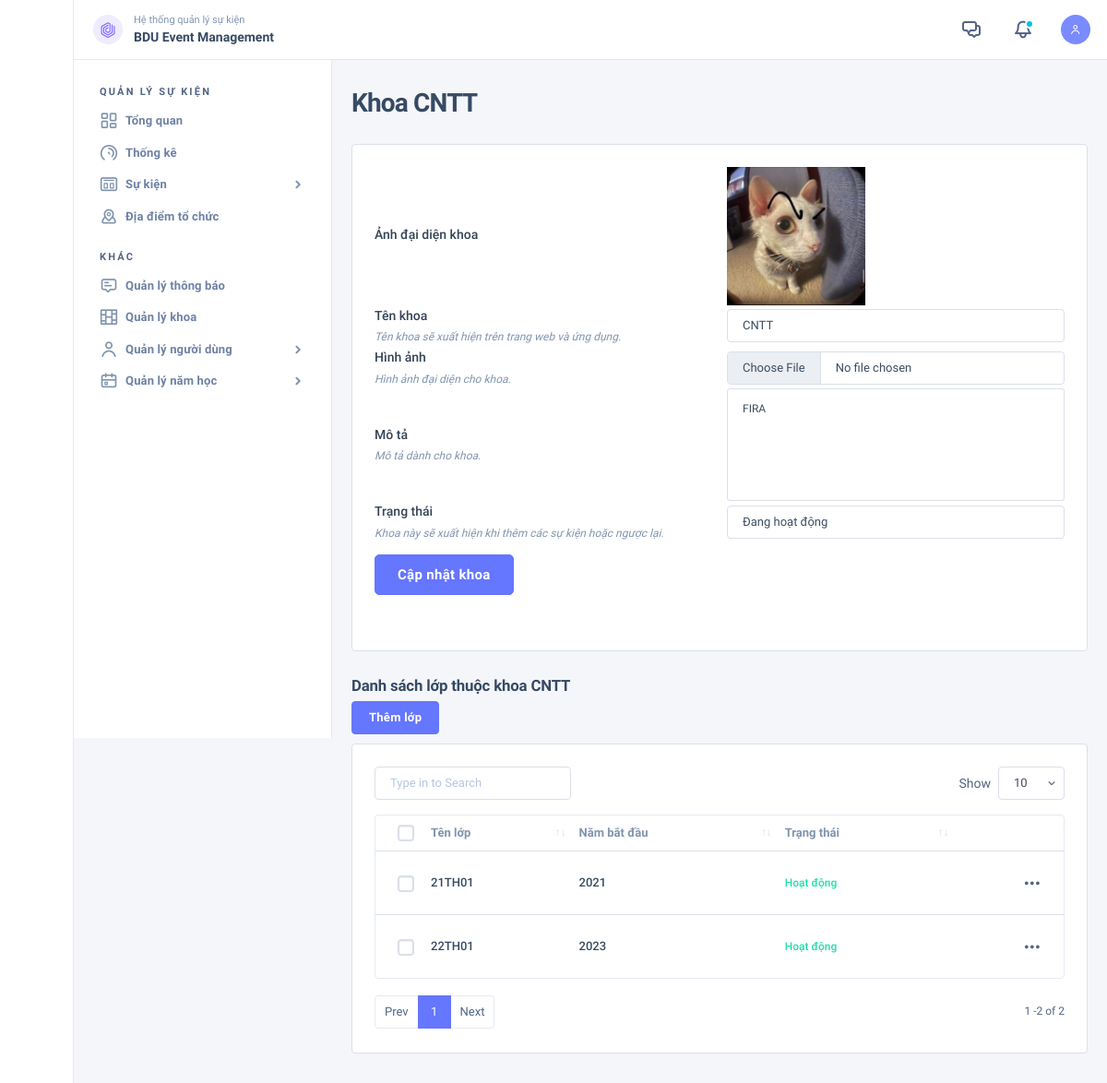
/qlsk/fal-detail.php?id=2 (signed in), run on the app's committed database.
### tables this page shows
CREATE TABLE `khoa` (
  `MaKhoa` int(11) NOT NULL,
  `TenKhoa` varchar(500) DEFAULT NULL,
  `TrangThai` bit(1) DEFAULT NULL,
  `LuuY` varchar(2000) DEFAULT NULL,
  `HinhAnh` varchar(2000) DEFAULT NULL,
  `MoTa` varchar(2000) DEFAULT NULL
);

CREATE TABLE `lop` (
  `MaLop` int(11) NOT NULL,
  `MaKhoa` int(11) DEFAULT NULL,
  `TenLop` varchar(200) DEFAULT NULL,
  `TrangThai` bit(1) DEFAULT NULL,
  `LuuY` varchar(500) DEFAULT NULL,
  `MoTa` varchar(5000) DEFAULT NULL,
  `NamBatDau` year(4) DEFAULT NULL
);

### qlsk/fal-detail.php (the view, shortened to what this page needs)
<?php
include 'shared/header.php';
include 'core/connector.php';
$id = $_GET['id'];
$get_fal = $conn->query("SELECT * FROM khoa WHERE MaKhoa = '$id'");
if ($get_fal->num_rows > 0) {
    $fal = $get_fal->fetch_assoc();
    ?>
    <div class="nk-content ">
        <div class="container-fluid">
            <div class="nk-content-inner">
                <div class="nk-content-body">
                    <div class="nk-block-head nk-block-head-sm">
                        <div class="nk-block-between">
                            <div class="nk-block-head-content">
                                <h3 class="nk-block-title page-title">Khoa <?php echo $fal['TenKhoa'] ?></h3>
                            </div>
                        </div>
                    </div>
                    <div class="nk-block">
                        <div class="row g-gs flex-row-reverse">
                            <div class="col-xxl-5" style="height: 550px">
                                <div class="card card-bordered h-100">
                                    <div class="card-inner">
                                        <form enctype="multipart/form-data" id="fal-info-form">
                                            <div class="row g-3 align-center">
                                                <div class="col-md-6">
                                                    <div class="form-group">
                                                        <label class="form-label" for="addDescription">Ảnh đại diện khoa</label>
                                                    </div>
                                                </div>
                                                <div class="col-md-6">
                                                    <div class="form-control-wrap">
                                                        <img  id="preview" src="images/uploads/<?php echo $fal['HinhAnh'] ?>" style="width: 150px; height: 150px" />
                                                    </div>
                                                </div>
                                            </div>
                                            <div class="row g-3 align-center">
                                                <div class="col-md-6">
                                                    <div class="form-group">
                                                        <label class="form-label" for="fal-name">Tên khoa</label>
                                                        <span class="form-note">Tên khoa sẽ xuất hiện trên trang web và ứng dụng.</span>
                                                    </div>
                                                </div>
                                                <div class="col-md-6">
                                                    <div class="form-group">
                                                        <div class="form-control-wrap">
                                                            <input type="text" class="form-control" id="fal-name" required value="<?php echo $fal['TenKhoa'] ?>" name="fal-name">
                                                        </div>
                                                    </div>
                                                </div>
                                            </div>
                                            <div class="row g-3 align-center">
                                                <div class="col-md-6">
                                                    <div class="form-group">
                                                        <label class="form-label" for="slug">Hình ảnh</label>
                                                        <span class="form-note">Hình ảnh đại diện cho khoa.</span>
                                                    </div>
                                                </div>
                                                <div class="col-md-6">
                                                    <div class="form-group">
                                                        <div class="form-control-wrap">
                                                            <input type="file" class="form-control" onchange="previewImage()" id="fal-image" accept="image/jpeg, image/png"  name="fal-image">
                                                        </div>
                                                    </div>
                                                </div>
                                            </div>
                                            <div class="row g-3 align-center">
                                                <div class="col-md-6">
                                                    <div class="form-group">
                                                        <label class="form-label" for="addDescription">Mô tả</label>
                                                        <span class="form-note">Mô tả dành cho khoa.</span>
                                                    </div>
                                                </div>
                                                <div class="col-md-6">
                                                    <div class="form-control-wrap">
                                                        <textarea class="form-control form-control-sm no-resize"  required id="fal-desc" name="fal-desc"  placeholder="Mô tả khoa"><?php echo $fal['MoTa'] ?></textarea>
                                                    </div>
                                                </div>
                                            </div>
                                            <div class="row g-3 align-center">
                                                <div class="col-md-6">
                                                    <div class="form-group">
                                                        <label class="form-label" for="fal-name">Trạng thái</label>
                                                        <span class="form-note">Khoa này sẽ xuất hiện khi thêm các sự kiện hoặc ngược lại.</span>
                                                    </div>
                                                </div>
                                                <div class="col-md-6">
                                                    <div class="form-group">
                                                        <div class="form-control-wrap">
                                                            <select id="fal_status" name="fal_status" class="form-control" >
                                                                <option <?php echo $fal['TrangThai'] == 1 ? 'selected' : '' ?> value="1">Đang hoạt động</option>
                                                            </select>
                                                        </div>
                                                    </div>
                                                </div>
                                            </div>
                                            <div class="row g-3">
                                                <div class="col-12">
                                                    <div class="form-group mt-2">
                                                        <button type="submit" class="btn btn-lg btn-primary">Cập nhật khoa</button>
                                                    </div>
                                                </div>
                                            </div>
                                        </form>
                                    </div>
                                </div>
                            </div>
                            <div class="col-xxl-7">
                                <h6>Danh sách lớp thuộc khoa <?php echo $fal['TenKhoa'] ?></h6>
                                <button style="margin-bottom: 10px" type="button" class="btn btn-primary" data-bs-toggle="modal" data-bs-target="#modalDefault">Thêm lớp</button>
                                <div class="card card-bordered card-preview">
                                    <div class="card-inner">
                                        <table id="cate-list-table" class="datatable-init nk-tb-list nk-tb-ulist " data-export-title="Export" data-auto-responsive="false">
                                            <thead>
                                            <tr class="nk-tb-item nk-tb-head">
                                                <th class="nk-tb-col nk-tb-col-check">
                                                    <div class="custom-control custom-control-sm custom-checkbox notext">
                                                    </div>
                                                </th>
                                                <th class="nk-tb-col"><span class="sub-text">Tên lớp</span></th>
                                                <th class="nk-tb-col"><span class="sub-text">Năm bắt đầu</span></th>
                                                <th class="nk-tb-col tb-col-md"><span class="sub-text">Trạng thái</span></th>
                                                <th class="nk-tb-col nk-tb-col-tools text-end">
                                                </th>
                                            </tr>
                                            </thead>
                                            <tbody>
                                            <?php
                                            include 'core/connector.php';
                                            $get_clss = $conn->query("SELECT * FROM lop");
                                            while ($row = $get_clss->fetch_assoc()) {
                                                ?>
                                                <tr class="nk-tb-item">
                                                    <td class="nk-tb-col nk-tb-col-check">
                                                        <div class="custom-control custom-control-sm custom-checkbox notext">
                                                        </div>
                                                    </td>
                                                    <td class="nk-tb-col">
                                                        <div class="user-card">
                                                            <div class="user-info">
                                                                <span class="tb-lead"><?php echo $row['TenLop'] ?><span class="dot dot-success d-md-none ms-1"></span></span>
                                                            </div>
                                                        </div>
                                                    </td>
                                                    <td class="nk-tb-col">
                                                        <div class="user-card">
                                                            <div class="user-info">
                                                                <span class="tb-lead"><?php echo $row['NamBatDau'] ?><span class="dot dot-success d-md-none ms-1"></span></span>
                                                            </div>
                                                        </div>
                                                    </td>
                                                    <td class="nk-tb-col tb-col-md">
                                                        <span class="tb-status text-<?php echo $row['TrangThai'] == 1 ? 'success' : 'danger' ?>"><?php echo $row['TrangThai'] == 1 ? 'Hoạt động' : 'Không hoạt động' ?></span>
                                                    </td>
                                                    <td class="nk-tb-col nk-tb-col-tools">
                                                        <ul class="nk-tb-actions gx-1">
                                                            <li>
                                                                <div class="drodown">
                                                                    <a href="#" class="dropdown-toggle btn btn-icon btn-trigger" data-bs-toggle="dropdown"><em class="icon ni ni-more-h"></em></a>
                                                                </div>
                                                            </li>
                                                        </ul>
                                                    </td>
                                                </tr>
                                            <?php } ?>
                                            </tbody>
                                        </table>
                                    </div>
                                </div>
                            </div>
                        </div>
                    </div>
                </div>
            </div>
        </div>
    </div>
<?php } include 'shared/footer.php' ?>

### data on the page
khoa: TenKhoa "CNTT", HinhAnh (picture), fal-name "CNTT", fal-desc "FIRA", fal_status "Đang hoạt động"
lop: TenLop "21TH01", NamBatDau "2021", TrangThai "Hoạt động"
lop: TenLop "22TH01", NamBatDau "2023", TrangThai "Hoạt động"
